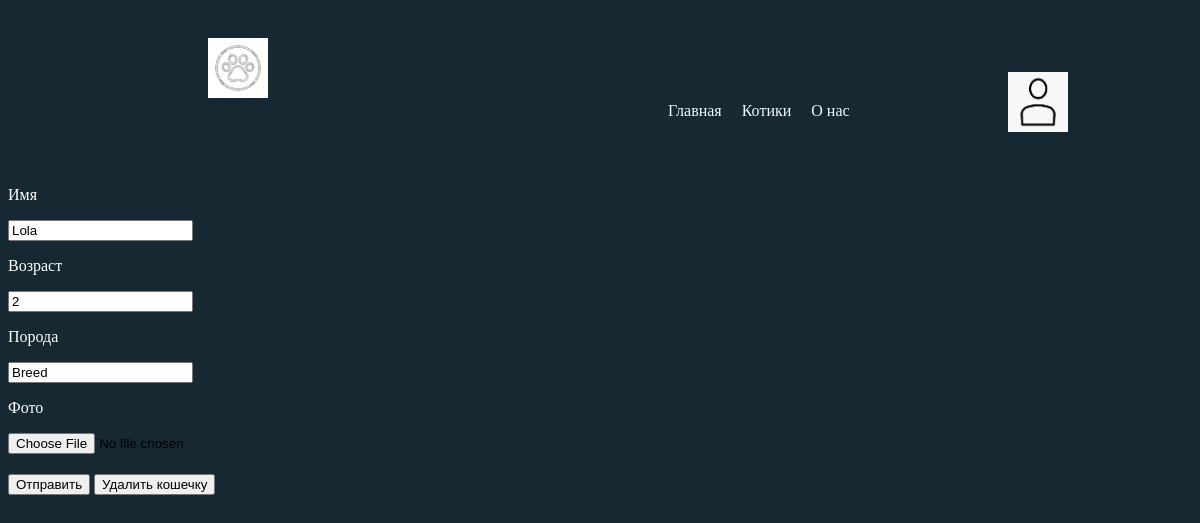
/update_cats/1, run on an earlier commit of the app's database.
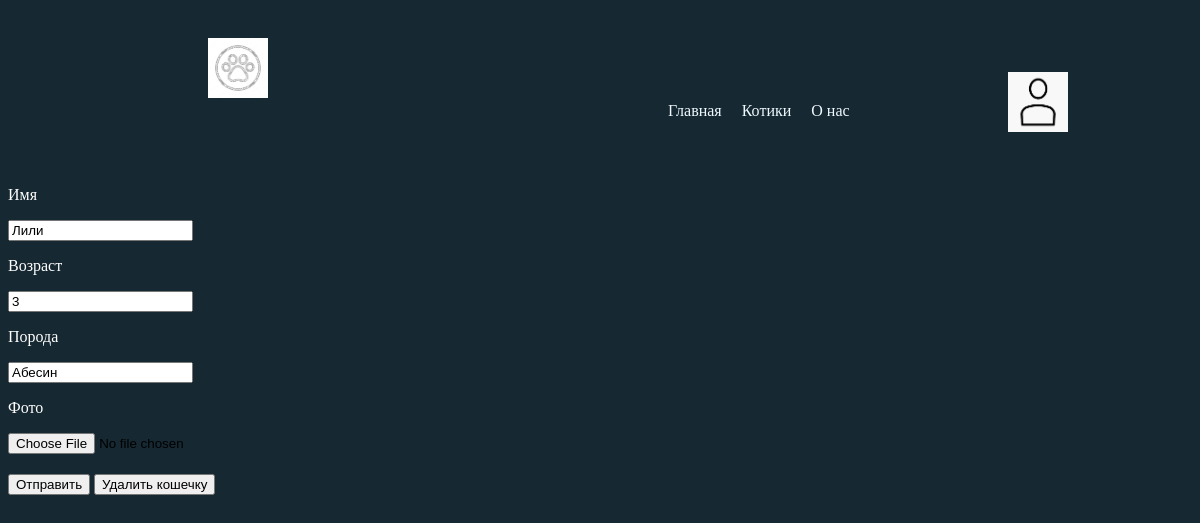
And on a later commit of the database.
### mainapp/models.py (models this page shows, shortened)
class Cats(models.Model):
    id = models.IntegerField(unique=True, primary_key=True, auto_created=True)
    user = models.ForeignKey(User, on_delete=models.CASCADE, null=True, verbose_name='user_id')
    name = models.CharField(max_length=20, verbose_name='name')
    age = models.IntegerField(verbose_name='age')
    breed = models.CharField(max_length=20, verbose_name='breed')
    photo = models.ImageField(verbose_name='Фото', upload_to='static/cats_photos', blank=True)

### mainapp/views.py (the view)
# urls.py: path('update_cats/<int:pk>', CatsUpdateView.as_view(), name='update_cats'),
class CatsUpdateView(UpdateView):
    template_name = 'mainapp/update_cats.html'
    model = Cats
    form_class = CreationCatsForm
    def get_context_data(self, **kwargs):
        context = super().get_context_data(**kwargs)
        context['title'] = 'Редактировать кошечку'
        context['cats_list'] = cats_list
        return context

### mainapp/forms.py
class CreationCatsForm(forms.ModelForm):
    class Meta:
        model = Cats
        fields = ['name', 'age', 'breed', 'photo']
    def __init__(self, *args, **kwargs):
        super().__init__(*args, **kwargs)

### mainapp/templates/mainapp/update_cats.html (shortened to what this page needs)
{% extends 'mainapp/base.html' %}
{% load static %}
{% block content %}
    <form class="form-box" method="post" id="registration-form" enctype="multipart/form-data">
            <div class="input-label">
                <p class="reg-text">Имя</p>
            </div>
            {{ form.name }}
            <div class="input-label">
                <p class="reg-text">Возраст</p>
            </div>
            {{ form.age }}
            <div class="input-label">
                <p class="reg-text">Порода</p>
            </div>
            {{ form.breed }}
            <div class="input-label">
                <p class="reg-text">Фото</p>
            </div>
            {{ form.photo }}
        </form>
        <button type="submit" form="registration-form" class="form-button">Отправить</button>
        <button type="submit" form="registration-form" class="form-button"><a class="but-text" href="{% url 'delete_cat' pk=object.id %}">Удалить кошечку</a></button>
{% endblock %}

What changed in the data, as far as the page shows it:
changed Cats: name "Lola" → "Лили"; age "2" → "3"; breed "Breed" → "Абесин"
